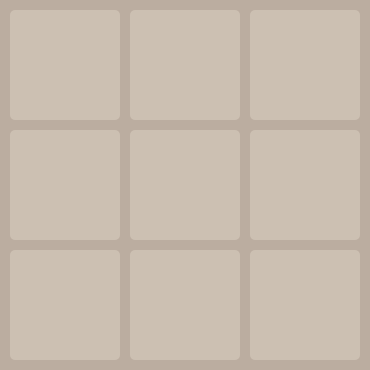
  <widget class="QGroupBox" name="gbx3">
   <property name="enabled">
    <bool>false</bool>
   </property>
   <property name="geometry">
    <rect>
     <x>840</x>
     <y>265</y>
     <width>370</width>
     <height>370</height>
    </rect>
   </property>
   <property name="focusPolicy">
    <enum>Qt::NoFocus</enum>
   </property>
   <property name="styleSheet">
    <string notr="true">background-color: rgb(187,173,160);
border-radius: 5px;</string>
   </property>
   <property name="title">
    <string/>
   </property>
   <widget class="QPushButton" name="pBtn3_0">
    <property name="enabled">
     <bool>false</bool>
    </property>
    <property name="geometry">
     <rect>
      <x>10</x>
      <y>10</y>
      <width>110</width>
      <height>110</height>
     </rect>
    </property>
    <property name="font">
     <font>
      <family>NumberOnly</family>
      <pointsize>24</pointsize>
      <bold>true</bold>
     </font>
    </property>
    <property name="focusPolicy">
     <enum>Qt::NoFocus</enum>
    </property>
    <property name="styleSheet">
     <string notr="true">QPushButton
{
	color: rgb(115, 110, 100);
	background-color: rgb(204,192,178);
	border-radius: 5px;
}

QPushButton:hover
{
	background-color: rgb(219, 210, 200);
}

QPushButton:pressed
{
	background-color: rgb(187, 173, 160);
	padding-left: 3px;
	padding-top: 3px;
}</string>
    </property>
    <property name="text">
     <string/>
    </property>
    <property name="autoDefault">
     <bool>false</bool>
    </property>
    <property name="default">
     <bool>false</bool>
    </property>
    <property name="flat">
     <bool>true</bool>
    </property>
   </widget>
   <widget class="QPushButton" name="pBtn3_1">
    <property name="enabled">
     <bool>false</bool>
    </property>
    <property name="geometry">
     <rect>
      <x>130</x>
      <y>10</y>
      <width>110</width>
      <height>110</height>
     </rect>
    </property>
    <property name="font">
     <font>
      <family>NumberOnly</family>
      <pointsize>24</pointsize>
      <bold>true</bold>
     </font>
    </property>
    <property name="focusPolicy">
     <enum>Qt::NoFocus</enum>
    </property>
    <property name="styleSheet">
     <string notr="true">QPushButton
{
	color: rgb(115, 110, 100);
	background-color: rgb(204,192,178);
	border-radius: 5px;
}

QPushButton:hover
{
	background-color: rgb(219, 210, 200);
}

QPushButton:pressed
{
	background-color: rgb(187, 173, 160);
	padding-left: 3px;
	padding-top: 3px;
}</string>
    </property>
    <property name="text">
     <string/>
    </property>
    <property name="autoDefault">
     <bool>false</bool>
    </property>
    <property name="default">
     <bool>false</bool>
    </property>
    <property name="flat">
     <bool>true</bool>
    </property>
   </widget>
   <widget class="QPushButton" name="pBtn3_2">
    <property name="enabled">
     <bool>false</bool>
    </property>
    <property name="geometry">
     <rect>
      <x>250</x>
      <y>10</y>
      <width>110</width>
      <height>110</height>
     </rect>
    </property>
    <property name="font">
     <font>
      <family>NumberOnly</family>
      <pointsize>24</pointsize>
      <bold>true</bold>
     </font>
    </property>
    <property name="focusPolicy">
     <enum>Qt::NoFocus</enum>
    </property>
    <property name="styleSheet">
     <string notr="true">QPushButton
{
	color: rgb(115, 110, 100);
	background-color: rgb(204,192,178);
	border-radius: 5px;
}

QPushButton:hover
{
	background-color: rgb(219, 210, 200);
}

QPushButton:pressed
{
	background-color: rgb(187, 173, 160);
	padding-left: 3px;
	padding-top: 3px;
}</string>
    </property>
    <property name="text">
     <string/>
    </property>
    <property name="autoDefault">
     <bool>false</bool>
    </property>
    <property name="default">
     <bool>false</bool>
    </property>
    <property name="flat">
     <bool>true</bool>
    </property>
   </widget>
   <widget class="QPushButton" name="pBtn3_3">
    <property name="enabled">
     <bool>false</bool>
    </property>
    <property name="geometry">
     <rect>
      <x>10</x>
      <y>130</y>
      <width>110</width>
      <height>110</height>
     </rect>
    </property>
    <property name="font">
     <font>
      <family>NumberOnly</family>
      <pointsize>24</pointsize>
      <bold>true</bold>
     </font>
    </property>
    <property name="focusPolicy">
     <enum>Qt::NoFocus</enum>
    </property>
    <property name="styleSheet">
     <string notr="true">QPushButton
{
	color: rgb(115, 110, 100);
	background-color: rgb(204,192,178);
	border-radius: 5px;
}

QPushButton:hover
{
	background-color: rgb(219, 210, 200);
}

QPushButton:pressed
{
	background-color: rgb(187, 173, 160);
	padding-left: 3px;
	padding-top: 3px;
}</string>
    </property>
    <property name="text">
     <string/>
    </property>
    <property name="autoDefault">
     <bool>false</bool>
    </property>
    <property name="default">
     <bool>false</bool>
    </property>
    <property name="flat">
     <bool>true</bool>
    </property>
   </widget>
   <widget class="QPushButton" name="pBtn3_4">
    <property name="enabled">
     <bool>false</bool>
    </property>
    <property name="geometry">
     <rect>
      <x>130</x>
      <y>130</y>
      <width>110</width>
      <height>110</height>
     </rect>
    </property>
    <property name="font">
     <font>
      <family>NumberOnly</family>
      <pointsize>24</pointsize>
      <bold>true</bold>
     </font>
    </property>
    <property name="focusPolicy">
     <enum>Qt::NoFocus</enum>
    </property>
    <property name="styleSheet">
     <string notr="true">QPushButton
{
	color: rgb(115, 110, 100);
	background-color: rgb(204,192,178);
	border-radius: 5px;
}

QPushButton:hover
{
	background-color: rgb(219, 210, 200);
}

QPushButton:pressed
{
	background-color: rgb(187, 173, 160);
	padding-left: 3px;
	padding-top: 3px;
}</string>
    </property>
    <property name="text">
     <string/>
    </property>
    <property name="autoDefault">
     <bool>false</bool>
    </property>
    <property name="default">
     <bool>false</bool>
    </property>
    <property name="flat">
     <bool>true</bool>
    </property>
   </widget>
   <widget class="QPushButton" name="pBtn3_5">
    <property name="enabled">
     <bool>false</bool>
    </property>
    <property name="geometry">
     <rect>
      <x>250</x>
      <y>130</y>
      <width>110</width>
      <height>110</height>
     </rect>
    </property>
    <property name="font">
     <font>
      <family>NumberOnly</family>
      <pointsize>24</pointsize>
      <bold>true</bold>
     </font>
    </property>
    <property name="focusPolicy">
     <enum>Qt::NoFocus</enum>
    </property>
    <property name="styleSheet">
     <string notr="true">QPushButton
{
	color: rgb(115, 110, 100);
	background-color: rgb(204,192,178);
	border-radius: 5px;
}

QPushButton:hover
{
	background-color: rgb(219, 210, 200);
}

QPushButton:pressed
{
	background-color: rgb(187, 173, 160);
	padding-left: 3px;
	padding-top: 3px;
}</string>
    </property>
    <property name="text">
     <string/>
    </property>
    <property name="autoDefault">
     <bool>false</bool>
    </property>
    <property name="default">
     <bool>false</bool>
    </property>
    <property name="flat">
     <bool>true</bool>
    </property>
   </widget>
   <widget class="QPushButton" name="pBtn3_8">
    <property name="enabled">
     <bool>false</bool>
    </property>
    <property name="geometry">
     <rect>
      <x>250</x>
      <y>250</y>
      <width>110</width>
      <height>110</height>
     </rect>
    </property>
    <property name="font">
     <font>
      <family>NumberOnly</family>
      <pointsize>24</pointsize>
      <bold>true</bold>
     </font>
    </property>
    <property name="focusPolicy">
     <enum>Qt::NoFocus</enum>
    </property>
    <property name="styleSheet">
     <string notr="true">QPushButton
{
	color: rgb(115, 110, 100);
	background-color: rgb(204,192,178);
	border-radius: 5px;
}

QPushButton:hover
{
	background-color: rgb(219, 210, 200);
}

QPushButton:pressed
{
	background-color: rgb(187, 173, 160);
	padding-left: 3px;
	padding-top: 3px;
}</string>
    </property>
    <property name="text">
     <string/>
    </property>
    <property name="autoDefault">
     <bool>false</bool>
    </property>
    <property name="default">
     <bool>false</bool>
    </property>
    <property name="flat">
     <bool>true</bool>
    </property>
   </widget>
   <widget class="QPushButton" name="pBtn3_6">
    <property name="enabled">
     <bool>false</bool>
    </property>
    <property name="geometry">
     <rect>
      <x>10</x>
      <y>250</y>
      <width>110</width>
      <height>110</height>
     </rect>
    </property>
    <property name="font">
     <font>
      <family>NumberOnly</family>
      <pointsize>24</pointsize>
      <bold>true</bold>
     </font>
    </property>
    <property name="focusPolicy">
     <enum>Qt::NoFocus</enum>
    </property>
    <property name="styleSheet">
     <string notr="true">QPushButton
{
	color: rgb(115, 110, 100);
	background-color: rgb(204,192,178);
	border-radius: 5px;
}

QPushButton:hover
{
	background-color: rgb(219, 210, 200);
}

QPushButton:pressed
{
	background-color: rgb(187, 173, 160);
	padding-left: 3px;
	padding-top: 3px;
}</string>
    </property>
    <property name="text">
     <string/>
    </property>
    <property name="autoDefault">
     <bool>false</bool>
    </property>
    <property name="default">
     <bool>false</bool>
    </property>
    <property name="flat">
     <bool>true</bool>
    </property>
   </widget>
   <widget class="QPushButton" name="pBtn3_7">
    <property name="enabled">
     <bool>false</bool>
    </property>
    <property name="geometry">
     <rect>
      <x>130</x>
      <y>250</y>
      <width>110</width>
      <height>110</height>
     </rect>
    </property>
    <property name="font">
     <font>
      <family>NumberOnly</family>
      <pointsize>24</pointsize>
      <bold>true</bold>
     </font>
    </property>
    <property name="focusPolicy">
     <enum>Qt::NoFocus</enum>
    </property>
    <property name="styleSheet">
     <string notr="true">QPushButton
{
	color: rgb(115, 110, 100);
	background-color: rgb(204,192,178);
	border-radius: 5px;
}

QPushButton:hover
{
	background-color: rgb(219, 210, 200);
}

QPushButton:pressed
{
	background-color: rgb(187, 173, 160);
	padding-left: 3px;
	padding-top: 3px;
}</string>
    </property>
    <property name="text">
     <string/>
    </property>
    <property name="autoDefault">
     <bool>false</bool>
    </property>
    <property name="default">
     <bool>false</bool>
    </property>
    <property name="flat">
     <bool>true</bool>
    </property>
   </widget>
  </widget>
